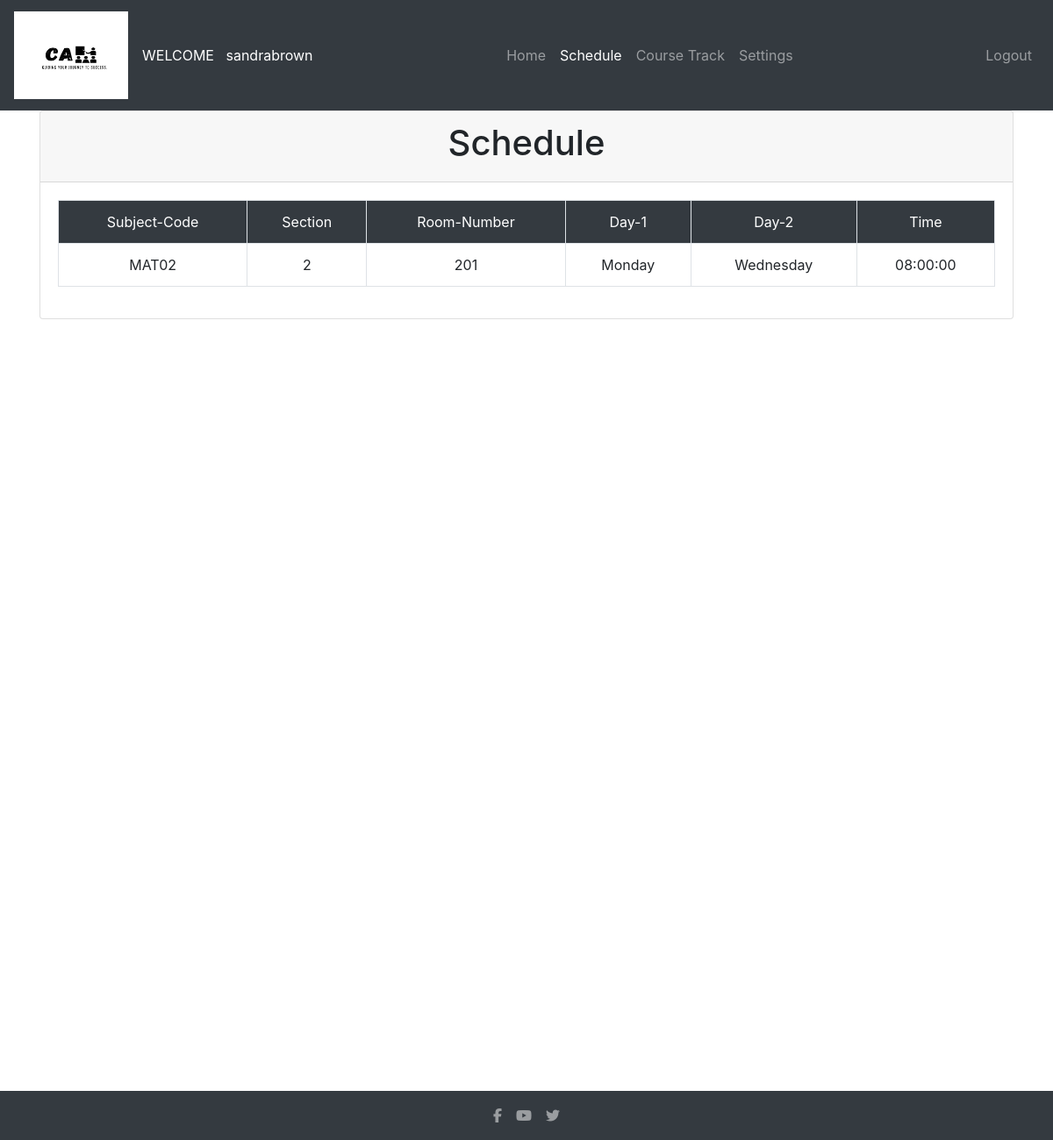
The app's page /schedule.php (signed in) with its own data.
### tables this page shows
create table Schedule(Sub_code varchar(15), section int(2), room_no varchar(8), day1 varchar(11),day2 varchar(11), time time, primary key(section, Sub_code), foreign key (Sub_code) references Subject(code));

### schedule.php (the view, shortened to what this page needs)
<?php
include ('connect.php');
$id_query = "SELECT ID FROM teacher WHERE user_name = '" . $_SESSION["username"] . "'";
$id_result = mysqli_query($db, $id_query);
if ($id_result) {
    $row = mysqli_fetch_assoc($id_result);
    $id = $row["ID"];
}
$query= "select s.Sub_code, s.section, s.room_no, s.day1, s.day2, s.time from routine r,schedule s where r.T_ID='$id' and r.Sub_code=s.Sub_code and r.section=s.section group by s.section";
$result=mysqli_query($db,$query);
?>
<!DOCTYPE html>
<html lang="en">
<head>
    <link rel="stylesheet" href="https://maxcdn.bootstrapcdn.com/bootstrap/4.5.2/css/bootstrap.min.css">
</head>
<body style="height: 1300px;">
    <?php include('teachernavbar.php');?>
    <div class="container">
        <div class="row">
            <div class="col">
                <div class= "card">
                    <div class= "card-header">
                        <h1 class= "text-center">Schedule</h1>
                    </div>
                    <div class="card-body">
                        <table class= "table table-bordered text-center">
                            <tr class= "bg-dark text-white">
                                <td> Subject-Code </td>
                                <td> Section </td>
                                <td> Room-Number </td>
                                <td> Day-1 </td>
                                <td> Day-2 </td>
                                <td> Time </td>
                            </tr>
                            <tr>
                            <?php
                                while($row= mysqli_fetch_assoc($result))
                                {
                            ?>
                                 <td> <?php echo $row["Sub_code"];?> </td>
                                 <td> <?php echo $row["section"];?> </td>
                                 <td> <?php echo $row["room_no"];?> </td>
                                 <td> <?php echo $row["day1"];?> </td>
                                 <td> <?php echo $row["day2"];?> </td>
                                 <td> <?php echo $row["time"];?> </td>
                            </tr>
                            <?php
                                }
                            ?>
                        </table>
                </div>
            </div>
        </div>
    </div>
</body>

### records on screen
schedule: Sub_code "MAT02", section "2", room_no "201", day1 "Monday", day2 "Wednesday", time "08:00:00"

### other values on screen
$username "sandrabrown"
